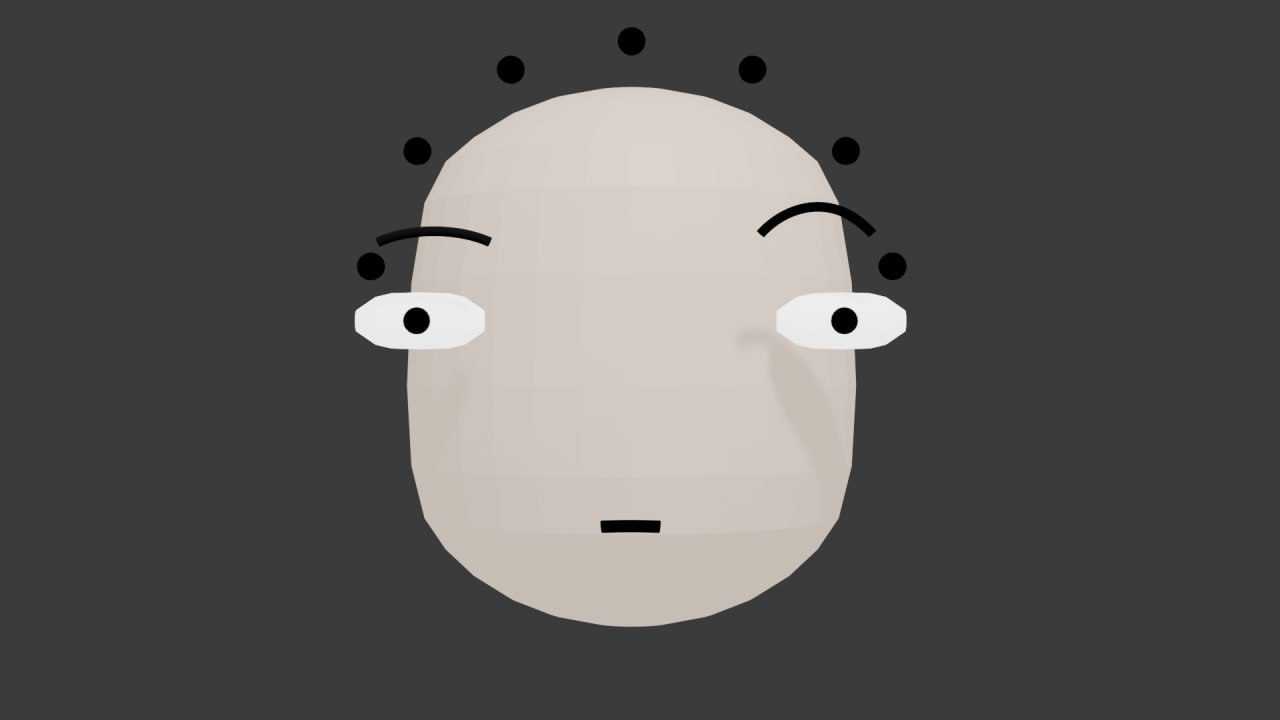
#> input picture example.jpg, 1280 x 720 px
$ python sobel.py
#> lines starting #> are read from the running program, lines starting #| are printed output that depends on the picture
from matplotlib.image import imread
import matplotlib.pyplot as plt
import numpy as np


# consts in R,G,B
def grayscale(image, gamma=1.4,
              consts={"r": 0.2126, "g": 0.7152, "b": 0.0722}):
    r, g, b = image[:, :, 0], image[:, :, 1], image[:, :, 2]
    grayscale_image = r*consts["r"]**gamma + g * \
        consts["g"]**gamma + b*consts["b"]**gamma
    return grayscale_image


'''
      _               _                   _                _
     |                 |                 |                  |
     | 1.0   0.0  -1.0 |                 |  1.0   2.0   1.0 |
Gx = | 2.0   0.0  -2.0 |    and     Gy = |  0.0   0.0   0.0 |
     | 1.0   0.0  -1.0 |                 | -1.0  -2.0  -1.0 |
     |_               _|                 |_                _|
'''


def sobel(image):
    Gx = np.array([[1.0, 0.0, -1.0], [2.0, 0.0, -2.0], [1.0, 0.0, -1.0]])
    Gy = np.array([[1.0, 2.0, 1.0], [0.0, 0.0, 0.0], [-1.0, -2.0, -1.0]])

    [row, col] = np.shape(image)
    filtered_img = np.zeros(shape=(row, col))

    for i in range(row-2):
        for j in range(col-2):
            gx = np.sum(np.multiply(Gx, image[i:i+3, j:j+3]))
            gy = np.sum(np.multiply(Gy, image[i:i+3, j:j+3]))
            filtered_img[i, j] = np.sqrt(gx**2+gy**2)
    return filtered_img


def main():
    path = "example.jpg"
    input_image = imread(path)
#> input_image is the input picture: shape (720, 1280, 3); mean R, G, B 92.3, 90.5, 88.9
    [nx, ny, nz] = np.shape(input_image)
#> nx = 720; ny = 1280; nz = 3
    gray_image = grayscale(input_image)
#> in grayscale, `grayscale_image = r*consts["r"]**gamma + g * \ consts["g"]**gamma + b*..`:
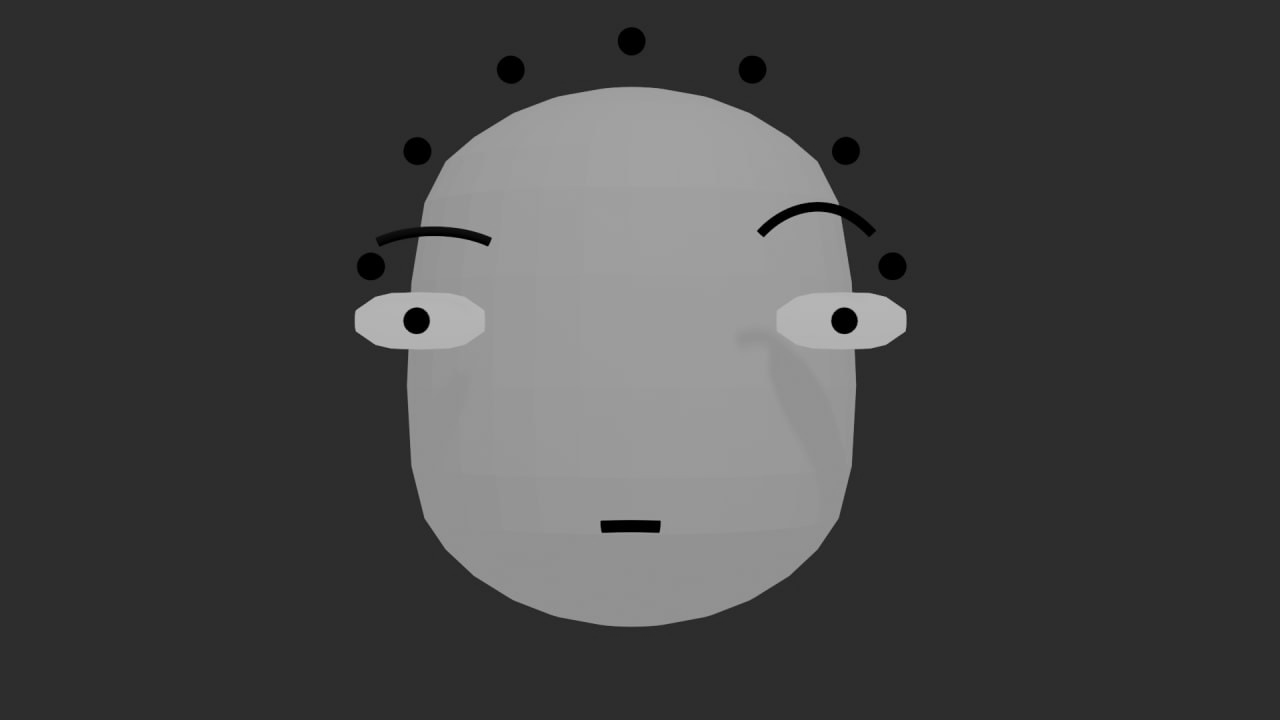
#> grayscale_image: shape (720, 1280) float64; min 0, max 194.3, mean 69.4
    filtered_image = sobel(gray_image)
#> after the loop in sobel, `for i in range(row-2):`:
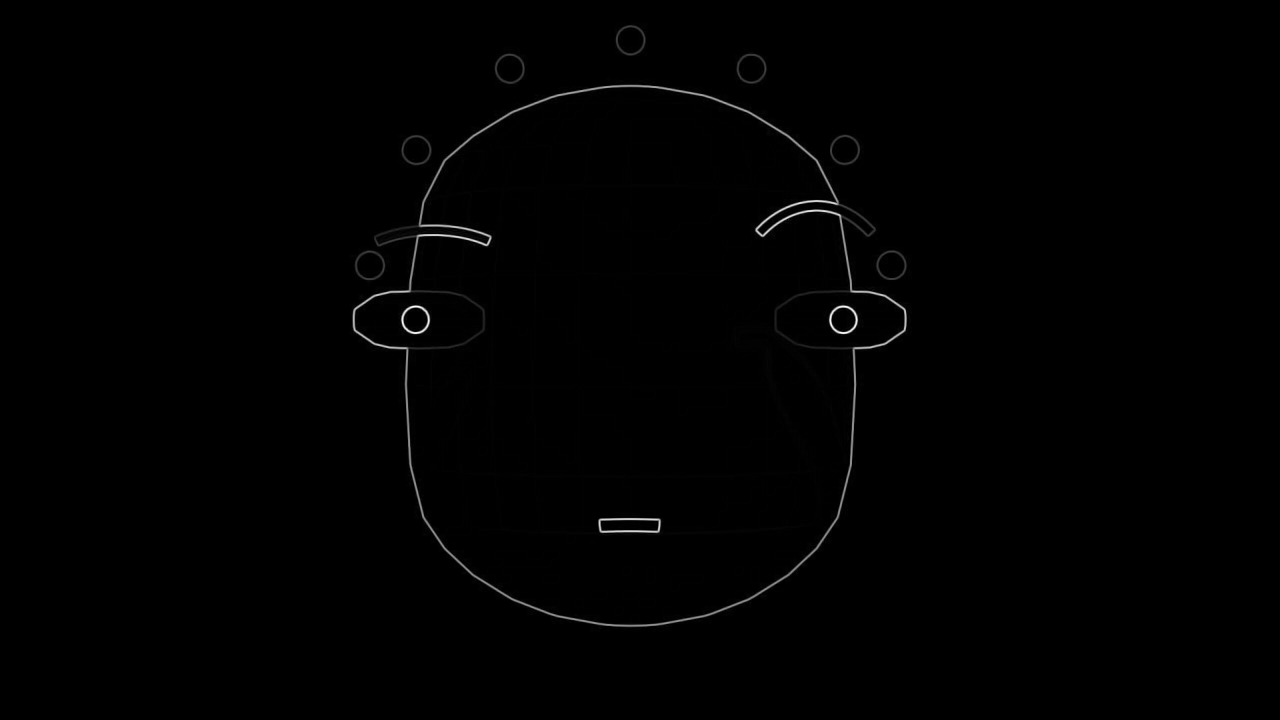
#> filtered_img: shape (720, 1280) float64; min 0, max 706.7, mean 3.4; drawn with min black and max white
    print(np.shape(gray_image))
#| (720, 1280)
    # filtered_image.tofile("edges_array.txt", sep="|")

    txt = ""
    for i in range(nx):
        for j in range(ny):
            if filtered_image[j, i] > 0.01:
                txt = txt.__add__(".")
            else:
                txt = txt.__add__(" ")
        txt = txt.__add__('\n')

    with open("text.txt", 'w') as f:
        f.write(txt)

    fig1 = plt.figure(1)
    ax = fig1.add_subplot(111)
    ax.imshow(filtered_image, cmap=plt.get_cmap("gray"))
    fig1.savefig("output.png")


#> (the run stopped early here; a loop or call above may not have finished)
